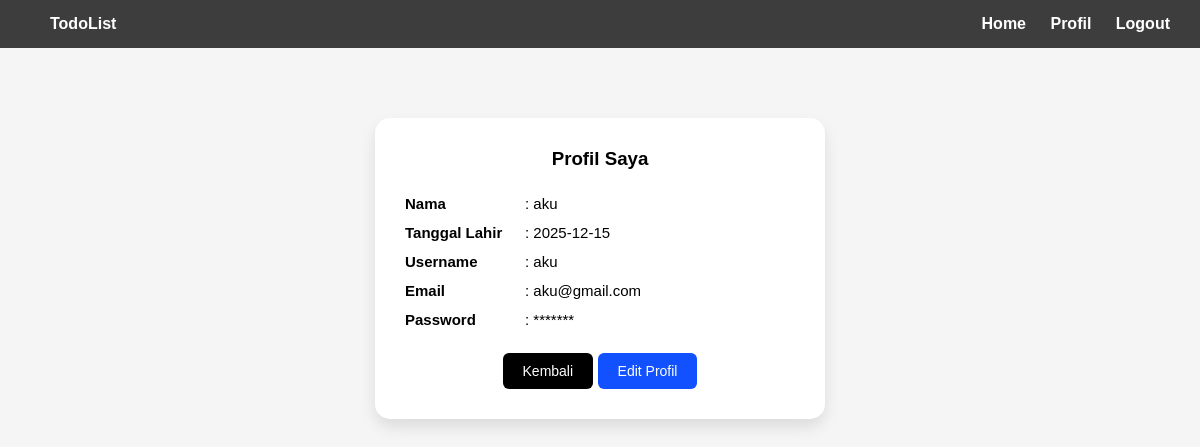
The app's page /profil.php (signed in) with its own data.
### tables this page shows
CREATE TABLE `user` (
  `id_user` int(11) NOT NULL,
  `username` varchar(100) NOT NULL,
  `password` varchar(255) NOT NULL,
  `name` varchar(255) NOT NULL,
  `email` varchar(255) NOT NULL,
  `birth_date` date NOT NULL
);

### profil.php (the view, shortened to what this page needs)
<?php
require "koneksi.php";
$id_user = $_SESSION['id_user'];
$query = mysqli_query($koneksi, "SELECT * FROM user WHERE id_user ='$id_user'");
?>
<!DOCTYPE html>
<html lang="en">
<head>
</head>
<body>
<?php require "navbar.php"; ?>
<div class="container">
    <div class="profile-card">
        <h3>Profil Saya</h3>
        <?php while($user = mysqli_fetch_assoc($query)) { ?>
            <p><strong>Nama</strong>: <?= $user['name'] ?></p>
            <p><strong>Tanggal Lahir</strong>: <?= $user['birth_date'] ?></p>
            <p><strong>Username</strong>: <?= $user['username'] ?></p>
            <p><strong>Email</strong>: <?= $user['email'] ?></p>
            <p><strong>Password</strong>: *******</p>
        <?php } ?>
        <div class="text-center">
            <a href="index.php" class="btn">Kembali</a>
            <a href="edit_profil.php" class="btn-e">Edit Profil</a>
        </div>
    </div>
</div>
</body>
</html>

### profil.php (style rules this page uses)
* { margin: 0; padding: 0; box-sizing: border-box; font-family: Arial, Helvetica, sans-serif; }
body { background: #f5f5f5; }
.container { display: flex; justify-content: center; }
.profile-card { width: 100%; max-width: 450px; border-radius: 15px; padding: 30px; margin-top: 70px; box-shadow: 0 8px 15px rgba(0,0,0,0.1); background: #fff; }
.profile-card h3 { text-align: center; margin-bottom: 25px; }
.profile-card p { margin-bottom: 12px; font-size: 15px; }
.profile-card strong { display: inline-block; width: 120px; }
.btn { display: inline-block; padding: 10px 20px; background: #000; color: #fff; text-decoration: none; border-radius: 6px; font-size: 14px; }
.text-center { text-align: center; margin-top: 25px; }
.btn-e { display: inline-block; padding: 10px 20px; background: #1151ffff; color: #fff; text-decoration: none; border-radius: 6px; font-size: 14px; }

### records on screen
user: name "aku", birth_date "2025-12-15", username "aku", email "aku@gmail.com"
